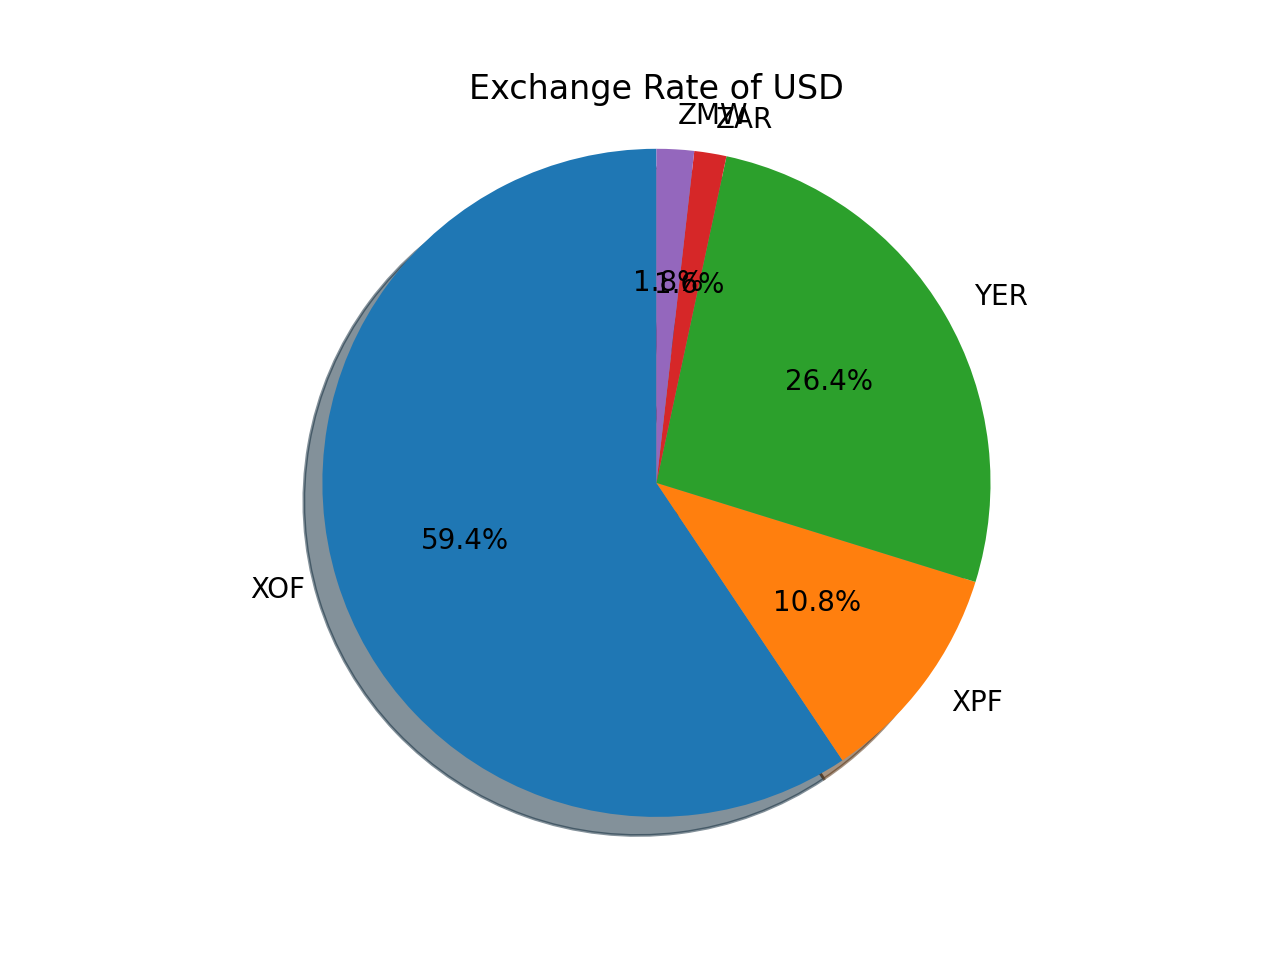

Write Python code to recreate this figure.
import matplotlib
import json
from matplotlib import pyplot as plt

with open('USD.json', encoding='ascii') as f:
    usd1 = f.read()
usd = json.loads(usd1)

countries = usd['rates'].keys()
countries = list(countries)
rates = usd['rates'].values()
rates = list(rates)

countries = countries[155:]
rates = rates[155:]

fig, ax = plt.subplots()
ax.pie(rates, labels=countries, autopct='%1.1f%%', shadow=True, startangle=90)
ax.axis('equal')
plt.title('Exchange Rate of USD')

plt.show()
